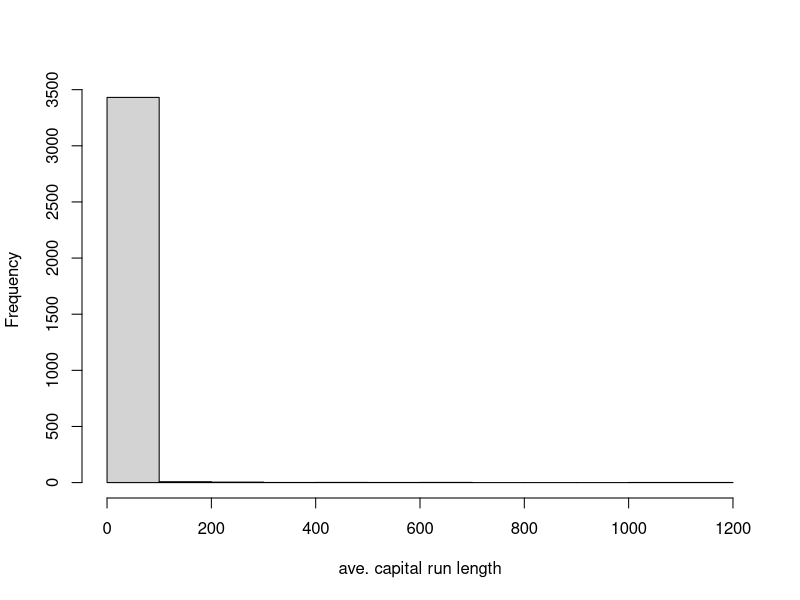
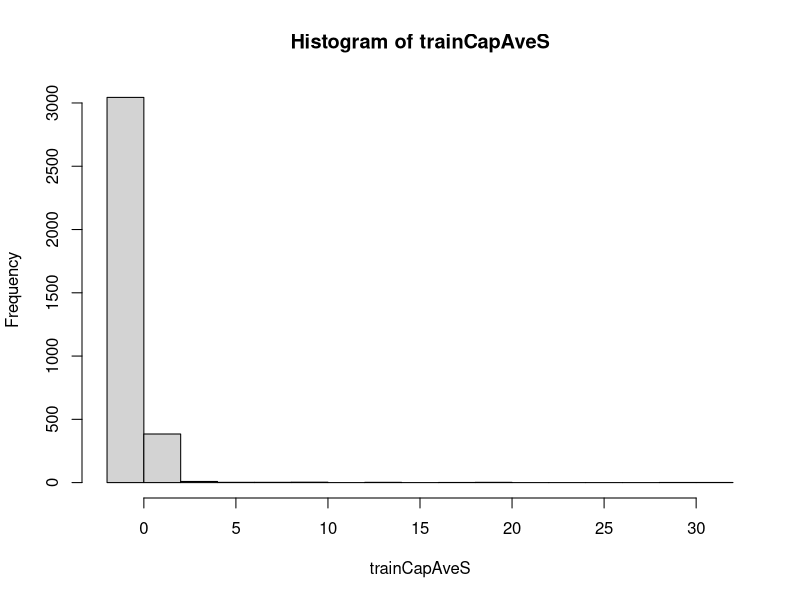
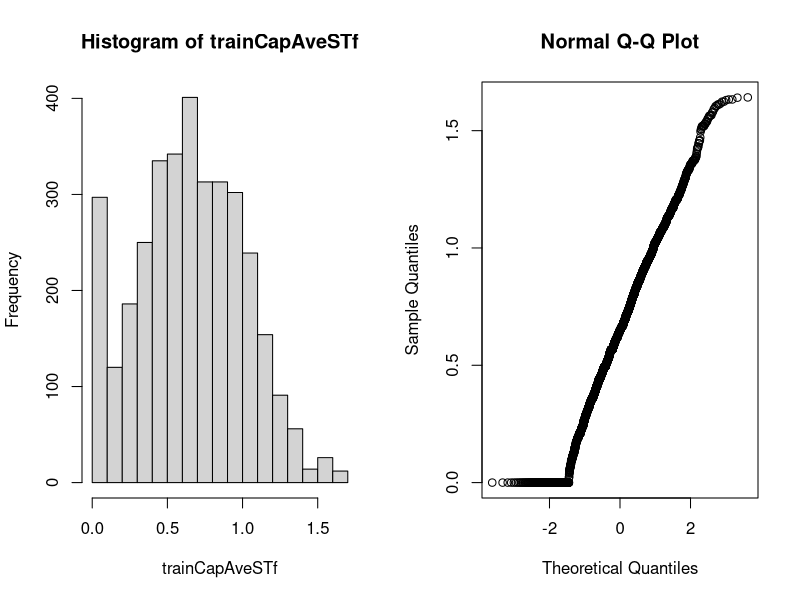

Reproduce these figures in R, in order.
# Coursera JHPH Data Science
# 08 - Pratical Machine Learning
# Week 2 | Lecture 5 - Basic preprocessing
#
# Joe Nguyen | 13 Nov, 2015

# Change working directory
dirBase <- "/home/joe/Documents/01-coursera/01-data-science"
dirWorking <- "/08-practical-ml"
setwd(file.path(dirBase, dirWorking))
rm(list = ls())


library(caret); library(kernlab); data(spam)
inTrain <- createDataPartition(y=spam$type,
                               p=0.75, list=FALSE)
training <- spam[inTrain,]
testing <- spam[-inTrain,]

hist(training$capitalAve, main = "", xlab = "ave. capital run length")
mean(training$capitalAve)
sd(training$capitalAve)

# Standardising
trainCapAve <- training$capitalAve
trainCapAveS <- (trainCapAve - mean(trainCapAve)) / sd(trainCapAve)
mean(trainCapAveS)
sd(trainCapAveS)

# Standardising test set -> have to standardise using "trainCapAve" (instead of test data)
testCapAve <- testing$capitalAve
testCapAveS <- (testCapAve - mean(trainCapAve)) / sd(trainCapAve)
mean(testCapAveS)
sd(testCapAveS)

## Standardising using 'preProcess' (col 58 is label col: (nonspam, spam))
preObj <- preProcess(training[,-58], method = c("center", "scale"))
trainCapAveS <- predict(preObj, training[,-58])$capitalAve
mean(trainCapAveS)
sd(trainCapAveS)

testCapAveS <- predict(preObj, testing[,-58])$capitalAve
mean(testCapAveS)
sd(testCapAveS)


# preProcess argument
set.seed(32343)
modelFit <- train(type ~ ., data = training,
                  preProcess = c("center", "scale"),
                  method = "glm")
modelFit
hist(trainCapAveS)

## Standardising - Box-Cox transforms
preObj <- preProcess(training[,-58], method = c("BoxCox"))
trainCapAveSTf <- predict(preObj, training[,-58])$capitalAve

par(mfrow = c(1,2));
hist(trainCapAveSTf)
qqnorm(trainCapAveSTf)


## Imputing data
set.seed(13343)

# Make some values NA
training$capAve <- training$capitalAve
selectNA <- rbinom(dim(training)[1], size = 1, prob = 0.05) == 1
training$capAve[selectNA] <- NA

## Now handle missing data ##
# Impute and standardise
preObj <- preProcess(training[,-58], method = "knnImpute")
capAve <- predict(preObj, training[,-58])$capAve

# Standardise true values
capAveTruth <- training$capitalAve
capAveTruth <- (capAveTruth - mean(capAveTruth)) / sd(capAveTruth)

quantile(capAve - capAveTruth)
quantile((capAve - capAveTruth)[selectNA])
quantile((capAve - capAveTruth)[!selectNA])
